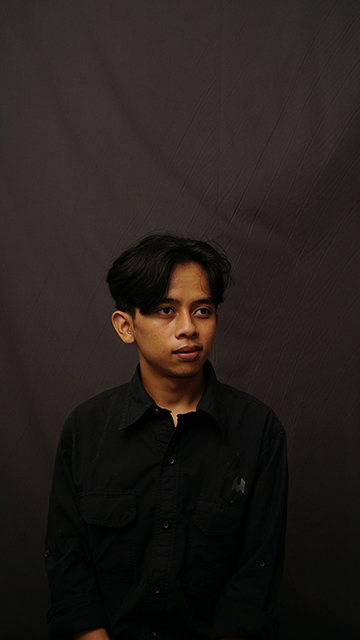
#> input picture pertemuan-4/assets/img/e.JPG, 360 x 640 px, found by its file name
$ python translasi-rotasi.py
#> lines starting #> are read from the running program, lines starting #| are printed output that depends on the picture
import cv2
import numpy as np

# Membaca gambar
image = cv2.imread('assets\img\e.JPG')
#> image is the input picture: shape (640, 360, 3); mean B, G, R 27.5, 30.8, 36.8

# Mendapatkan dimensi gambar
(h, w) = image.shape[:2]
#> h = 640; w = 360
# Translasi
M_translation = np.float32([[1, 0, 50], [0, 1, 100]])
translated_image = cv2.warpAffine(image, M_translation, (w, h))
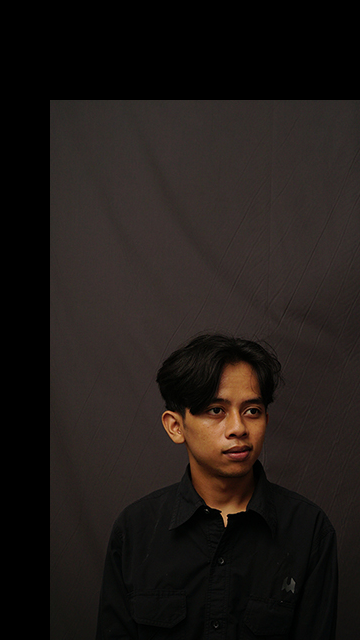
#> translated_image: shape (640, 360, 3); mean B, G, R 23, 25.7, 31.3

# Rotasi 45 derajat
center = (w // 2, h // 2)
#> center = (180, 320)
M_rotation = cv2.getRotationMatrix2D(center, 45, 1.0)
rotated_image = cv2.warpAffine(image, M_rotation, (w, h))
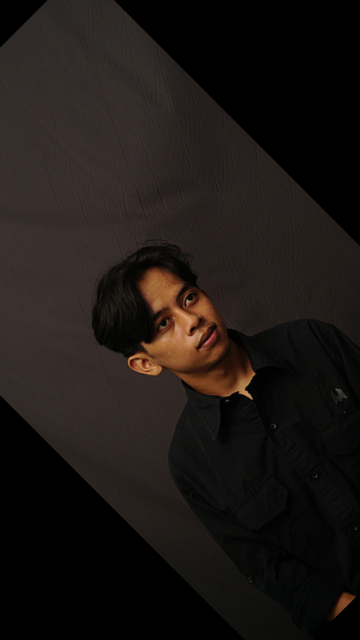
#> rotated_image: shape (640, 360, 3); mean B, G, R 20.3, 23, 28.2

# Menampilkan hasil
cv2.imshow('Translated Image', translated_image)
cv2.imshow('Rotated Image', rotated_image)
cv2.waitKey(0)
cv2.destroyAllWindows()
